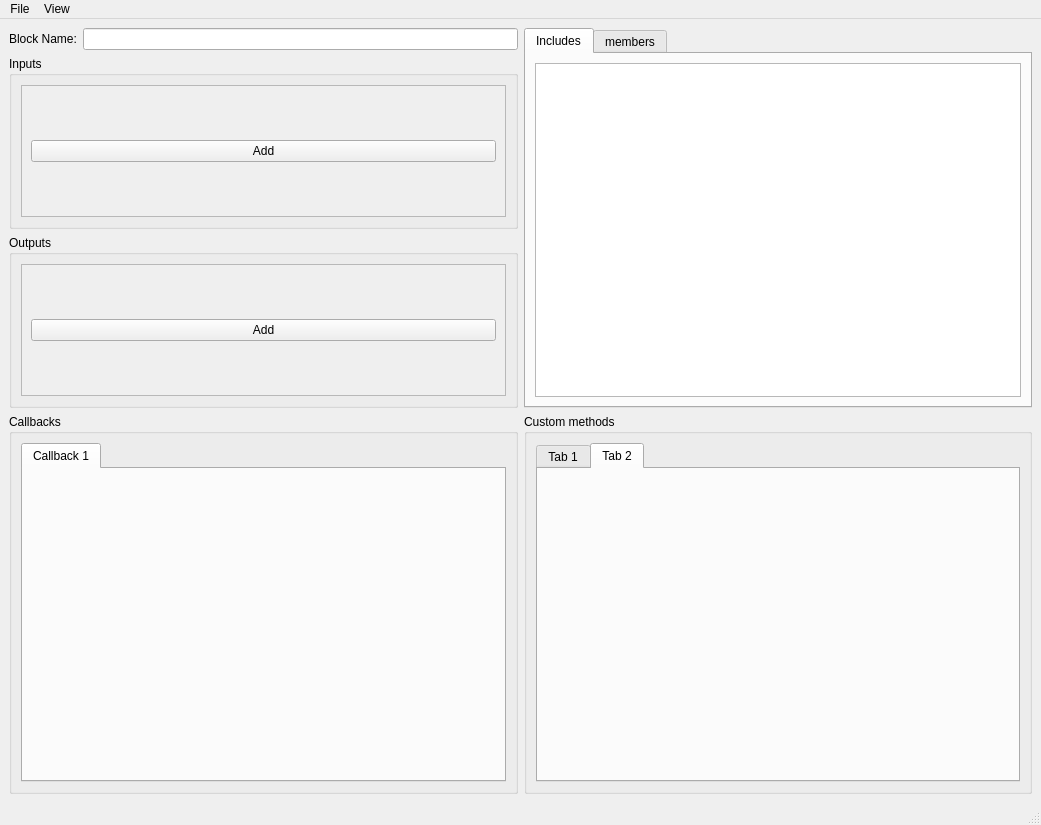
<?xml version="1.0" encoding="UTF-8"?>
<ui version="4.0">
 <class>BlockCreator</class>
 <widget class="QMainWindow" name="BlockCreator">
  <property name="geometry">
   <rect>
    <x>0</x>
    <y>0</y>
    <width>1041</width>
    <height>825</height>
   </rect>
  </property>
  <property name="windowTitle">
   <string>MainWindow</string>
  </property>
  <widget class="QWidget" name="centralwidget">
   <layout class="QVBoxLayout" name="verticalLayout_6">
    <item>
     <layout class="QHBoxLayout" name="horizontalLayout_2">
      <item>
       <layout class="QVBoxLayout" name="verticalLayout_9">
        <property name="topMargin">
         <number>0</number>
        </property>
        <item>
         <layout class="QHBoxLayout" name="horizontalLayout_4">
          <property name="topMargin">
           <number>0</number>
          </property>
          <item>
           <widget class="QLabel" name="label">
            <property name="text">
             <string>Block Name:</string>
            </property>
           </widget>
          </item>
          <item>
           <widget class="QLineEdit" name="block_name"/>
          </item>
         </layout>
        </item>
        <item>
         <layout class="QVBoxLayout" name="verticalLayout_12">
          <item>
           <widget class="QGroupBox" name="groupBox">
            <property name="sizePolicy">
             <sizepolicy hsizetype="Preferred" vsizetype="Minimum">
              <horstretch>0</horstretch>
              <verstretch>0</verstretch>
             </sizepolicy>
            </property>
            <property name="title">
             <string>Inputs</string>
            </property>
            <property name="alignment">
             <set>Qt::AlignLeading|Qt::AlignLeft|Qt::AlignTop</set>
            </property>
            <layout class="QVBoxLayout" name="verticalLayout">
             <item>
              <widget class="QScrollArea" name="scrollArea">
               <property name="sizePolicy">
                <sizepolicy hsizetype="Expanding" vsizetype="Minimum">
                 <horstretch>0</horstretch>
                 <verstretch>0</verstretch>
                </sizepolicy>
               </property>
               <property name="widgetResizable">
                <bool>true</bool>
               </property>
               <property name="alignment">
                <set>Qt::AlignLeading|Qt::AlignLeft|Qt::AlignTop</set>
               </property>
               <widget class="QWidget" name="as">
                <property name="geometry">
                 <rect>
                  <x>0</x>
                  <y>0</y>
                  <width>478</width>
                  <height>68</height>
                 </rect>
                </property>
                <layout class="QVBoxLayout" name="verticalLayout_11">
                 <item>
                  <layout class="QVBoxLayout" name="inputs_list">
                   <item>
                    <widget class="QPushButton" name="input_add">
                     <property name="text">
                      <string>Add</string>
                     </property>
                    </widget>
                   </item>
                  </layout>
                 </item>
                </layout>
               </widget>
              </widget>
             </item>
            </layout>
           </widget>
          </item>
          <item>
           <widget class="QGroupBox" name="groupBox_2">
            <property name="sizePolicy">
             <sizepolicy hsizetype="Preferred" vsizetype="Minimum">
              <horstretch>0</horstretch>
              <verstretch>0</verstretch>
             </sizepolicy>
            </property>
            <property name="title">
             <string>Outputs</string>
            </property>
            <property name="alignment">
             <set>Qt::AlignLeading|Qt::AlignLeft|Qt::AlignTop</set>
            </property>
            <layout class="QVBoxLayout" name="verticalLayout_2">
             <item>
              <widget class="QScrollArea" name="scrollArea_2">
               <property name="sizePolicy">
                <sizepolicy hsizetype="Expanding" vsizetype="Minimum">
                 <horstretch>0</horstretch>
                 <verstretch>0</verstretch>
                </sizepolicy>
               </property>
               <property name="widgetResizable">
                <bool>true</bool>
               </property>
               <property name="alignment">
                <set>Qt::AlignLeading|Qt::AlignLeft|Qt::AlignTop</set>
               </property>
               <widget class="QWidget" name="asdasd">
                <property name="geometry">
                 <rect>
                  <x>0</x>
                  <y>0</y>
                  <width>478</width>
                  <height>68</height>
                 </rect>
                </property>
                <layout class="QVBoxLayout" name="verticalLayout_10">
                 <item>
                  <layout class="QVBoxLayout" name="outputs_list">
                   <item>
                    <widget class="QPushButton" name="output_add">
                     <property name="text">
                      <string>Add</string>
                     </property>
                    </widget>
                   </item>
                  </layout>
                 </item>
                </layout>
               </widget>
              </widget>
             </item>
            </layout>
           </widget>
          </item>
         </layout>
        </item>
       </layout>
      </item>
      <item>
       <layout class="QVBoxLayout" name="verticalLayout_5">
        <item>
         <widget class="QTabWidget" name="tabWidget_3">
          <property name="currentIndex">
           <number>0</number>
          </property>
          <widget class="QWidget" name="tab_includes">
           <attribute name="title">
            <string>Includes</string>
           </attribute>
           <layout class="QVBoxLayout" name="verticalLayout_7">
            <item>
             <widget class="QTextEdit" name="le_includes"/>
            </item>
           </layout>
          </widget>
          <widget class="QWidget" name="tab_members">
           <attribute name="title">
            <string>members</string>
           </attribute>
           <layout class="QVBoxLayout" name="verticalLayout_8">
            <item>
             <widget class="QTextEdit" name="le_members"/>
            </item>
           </layout>
          </widget>
         </widget>
        </item>
       </layout>
      </item>
     </layout>
    </item>
    <item>
     <layout class="QHBoxLayout" name="horizontalLayout_3">
      <item>
       <widget class="QGroupBox" name="groupBox_3">
        <property name="title">
         <string>Callbacks</string>
        </property>
        <layout class="QVBoxLayout" name="verticalLayout_3">
         <item>
          <widget class="QTabWidget" name="callbacks_tabs">
           <property name="currentIndex">
            <number>0</number>
           </property>
           <widget class="QWidget" name="tab_2">
            <attribute name="title">
             <string>Callback 1</string>
            </attribute>
           </widget>
          </widget>
         </item>
        </layout>
       </widget>
      </item>
      <item>
       <widget class="QGroupBox" name="groupBox_6">
        <property name="title">
         <string>Custom methods</string>
        </property>
        <layout class="QVBoxLayout" name="verticalLayout_4">
         <item>
          <widget class="QTabWidget" name="tabWidget_2">
           <property name="currentIndex">
            <number>1</number>
           </property>
           <widget class="QWidget" name="tab_3">
            <attribute name="title">
             <string>Tab 1</string>
            </attribute>
           </widget>
           <widget class="QWidget" name="tab_4">
            <attribute name="title">
             <string>Tab 2</string>
            </attribute>
           </widget>
          </widget>
         </item>
        </layout>
       </widget>
      </item>
     </layout>
    </item>
   </layout>
  </widget>
  <widget class="QMenuBar" name="menubar">
   <property name="geometry">
    <rect>
     <x>0</x>
     <y>0</y>
     <width>1041</width>
     <height>22</height>
    </rect>
   </property>
   <widget class="QMenu" name="menuFile">
    <property name="title">
     <string>File</string>
    </property>
    <addaction name="actionNew"/>
    <addaction name="actionOpen"/>
    <addaction name="actionSave_template"/>
    <addaction name="separator"/>
    <addaction name="actionGenerate"/>
   </widget>
   <widget class="QMenu" name="menuview">
    <property name="title">
     <string>View</string>
    </property>
    <addaction name="actionpreView"/>
   </widget>
   <addaction name="menuFile"/>
   <addaction name="menuview"/>
  </widget>
  <widget class="QStatusBar" name="statusbar"/>
  <action name="actionNew">
   <property name="text">
    <string>New</string>
   </property>
  </action>
  <action name="actionOpen">
   <property name="text">
    <string>Open</string>
   </property>
  </action>
  <action name="actionGenerate">
   <property name="text">
    <string>Generate</string>
   </property>
  </action>
  <action name="actionpreView">
   <property name="text">
    <string>preView</string>
   </property>
  </action>
  <action name="actionSave_template">
   <property name="text">
    <string>Save template</string>
   </property>
  </action>
 </widget>
 <resources/>
 <connections/>
</ui>
